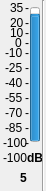
    <widget class="QWidget" name="widget_39" native="true">
     <property name="geometry">
      <rect>
       <x>160</x>
       <y>40</y>
       <width>46</width>
       <height>191</height>
      </rect>
     </property>
     <widget class="QProgressBar" name="progressBar_82">
      <property name="geometry">
       <rect>
        <x>30</x>
        <y>7</y>
        <width>10</width>
        <height>135</height>
       </rect>
      </property>
      <property name="contextMenuPolicy">
       <enum>Qt::DefaultContextMenu</enum>
      </property>
      <property name="toolTip">
       <string>Local Input 1 Meter</string>
      </property>
      <property name="statusTip">
       <string/>
      </property>
      <property name="whatsThis">
       <string/>
      </property>
      <property name="autoFillBackground">
       <bool>false</bool>
      </property>
      <property name="minimum">
       <number>-100</number>
      </property>
      <property name="maximum">
       <number>35</number>
      </property>
      <property name="value">
       <number>24</number>
      </property>
      <property name="textVisible">
       <bool>true</bool>
      </property>
      <property name="orientation">
       <enum>Qt::Vertical</enum>
      </property>
      <property name="invertedAppearance">
       <bool>false</bool>
      </property>
      <property name="format">
       <string>%p%</string>
      </property>
     </widget>
     <widget class="QLabel" name="m0_82">
      <property name="geometry">
       <rect>
        <x>25</x>
        <y>0</y>
        <width>16</width>
        <height>16</height>
       </rect>
      </property>
      <property name="text">
       <string>-</string>
      </property>
     </widget>
     <widget class="QLabel" name="t35_82">
      <property name="geometry">
       <rect>
        <x>10</x>
        <y>0</y>
        <width>16</width>
        <height>16</height>
       </rect>
      </property>
      <property name="text">
       <string>35</string>
      </property>
     </widget>
     <widget class="QLabel" name="tn100_82">
      <property name="geometry">
       <rect>
        <x>3</x>
        <y>135</y>
        <width>31</width>
        <height>16</height>
       </rect>
      </property>
      <property name="text">
       <string>-100</string>
      </property>
     </widget>
     <widget class="QLabel" name="m15_82">
      <property name="geometry">
       <rect>
        <x>25</x>
        <y>15</y>
        <width>16</width>
        <height>16</height>
       </rect>
      </property>
      <property name="text">
       <string>-</string>
      </property>
     </widget>
     <widget class="QLabel" name="m25_82">
      <property name="geometry">
       <rect>
        <x>25</x>
        <y>25</y>
        <width>16</width>
        <height>16</height>
       </rect>
      </property>
      <property name="text">
       <string>-</string>
      </property>
     </widget>
     <widget class="QLabel" name="m90_82">
      <property name="geometry">
       <rect>
        <x>25</x>
        <y>90</y>
        <width>16</width>
        <height>16</height>
       </rect>
      </property>
      <property name="text">
       <string>-</string>
      </property>
     </widget>
     <widget class="QLabel" name="m105_82">
      <property name="geometry">
       <rect>
        <x>25</x>
        <y>105</y>
        <width>16</width>
        <height>16</height>
       </rect>
      </property>
      <property name="text">
       <string>-</string>
      </property>
     </widget>
     <widget class="QLabel" name="m120_82">
      <property name="geometry">
       <rect>
        <x>25</x>
        <y>120</y>
        <width>16</width>
        <height>16</height>
       </rect>
      </property>
      <property name="text">
       <string>-</string>
      </property>
     </widget>
     <widget class="QLabel" name="m135_82">
      <property name="geometry">
       <rect>
        <x>25</x>
        <y>135</y>
        <width>16</width>
        <height>16</height>
       </rect>
      </property>
      <property name="text">
       <string>-</string>
      </property>
     </widget>
     <widget class="QLabel" name="m45_82">
      <property name="geometry">
       <rect>
        <x>25</x>
        <y>45</y>
        <width>16</width>
        <height>16</height>
       </rect>
      </property>
      <property name="text">
       <string>-</string>
      </property>
     </widget>
     <widget class="QLabel" name="m60_82">
      <property name="geometry">
       <rect>
        <x>25</x>
        <y>60</y>
        <width>16</width>
        <height>16</height>
       </rect>
      </property>
      <property name="text">
       <string>-</string>
      </property>
     </widget>
     <widget class="QLabel" name="m75_82">
      <property name="geometry">
       <rect>
        <x>25</x>
        <y>75</y>
        <width>16</width>
        <height>16</height>
       </rect>
      </property>
      <property name="text">
       <string>-</string>
      </property>
     </widget>
     <widget class="QLabel" name="t20_82">
      <property name="geometry">
       <rect>
        <x>10</x>
        <y>15</y>
        <width>16</width>
        <height>16</height>
       </rect>
      </property>
      <property name="text">
       <string>20</string>
      </property>
     </widget>
     <widget class="QLabel" name="t5_82">
      <property name="geometry">
       <rect>
        <x>10</x>
        <y>25</y>
        <width>16</width>
        <height>16</height>
       </rect>
      </property>
      <property name="text">
       <string>10</string>
      </property>
     </widget>
     <widget class="QLabel" name="tn10_82">
      <property name="geometry">
       <rect>
        <x>5</x>
        <y>45</y>
        <width>21</width>
        <height>16</height>
       </rect>
      </property>
      <property name="text">
       <string>-10</string>
      </property>
     </widget>
     <widget class="QLabel" name="tn25_82">
      <property name="geometry">
       <rect>
        <x>5</x>
        <y>60</y>
        <width>21</width>
        <height>16</height>
       </rect>
      </property>
      <property name="text">
       <string>-25</string>
      </property>
     </widget>
     <widget class="QLabel" name="tn40_82">
      <property name="geometry">
       <rect>
        <x>5</x>
        <y>75</y>
        <width>21</width>
        <height>16</height>
       </rect>
      </property>
      <property name="text">
       <string>-40</string>
      </property>
     </widget>
     <widget class="QLabel" name="tn55_82">
      <property name="geometry">
       <rect>
        <x>5</x>
        <y>90</y>
        <width>21</width>
        <height>16</height>
       </rect>
      </property>
      <property name="text">
       <string>-55</string>
      </property>
     </widget>
     <widget class="QLabel" name="tn70_82">
      <property name="geometry">
       <rect>
        <x>5</x>
        <y>105</y>
        <width>21</width>
        <height>16</height>
       </rect>
      </property>
      <property name="text">
       <string>-70</string>
      </property>
     </widget>
     <widget class="QLabel" name="tn85_82">
      <property name="geometry">
       <rect>
        <x>5</x>
        <y>120</y>
        <width>21</width>
        <height>16</height>
       </rect>
      </property>
      <property name="text">
       <string>-85</string>
      </property>
     </widget>
     <widget class="QLabel" name="m35_82">
      <property name="geometry">
       <rect>
        <x>25</x>
        <y>35</y>
        <width>16</width>
        <height>16</height>
       </rect>
      </property>
      <property name="text">
       <string>-</string>
      </property>
     </widget>
     <widget class="QLabel" name="t0_82">
      <property name="geometry">
       <rect>
        <x>15</x>
        <y>35</y>
        <width>16</width>
        <height>16</height>
       </rect>
      </property>
      <property name="text">
       <string>0</string>
      </property>
     </widget>
     <widget class="QLabel" name="value_82">
      <property name="geometry">
       <rect>
        <x>3</x>
        <y>150</y>
        <width>31</width>
        <height>16</height>
       </rect>
      </property>
      <property name="autoFillBackground">
       <bool>false</bool>
      </property>
      <property name="frameShadow">
       <enum>QFrame::Plain</enum>
      </property>
      <property name="text">
       <string>-100</string>
      </property>
     </widget>
     <widget class="QLabel" name="dB_82">
      <property name="geometry">
       <rect>
        <x>27</x>
        <y>150</y>
        <width>16</width>
        <height>16</height>
       </rect>
      </property>
      <property name="font">
       <font>
        <weight>75</weight>
        <bold>true</bold>
       </font>
      </property>
      <property name="text">
       <string>dB</string>
      </property>
     </widget>
     <widget class="QLabel" name="number_82">
      <property name="geometry">
       <rect>
        <x>20</x>
        <y>170</y>
        <width>16</width>
        <height>16</height>
       </rect>
      </property>
      <property name="font">
       <font>
        <weight>75</weight>
        <bold>true</bold>
       </font>
      </property>
      <property name="text">
       <string>5</string>
      </property>
     </widget>
     <widget class="Line" name="line_82">
      <property name="geometry">
       <rect>
        <x>35</x>
        <y>0</y>
        <width>16</width>
        <height>191</height>
       </rect>
      </property>
      <property name="orientation">
       <enum>Qt::Vertical</enum>
      </property>
     </widget>
    </widget>
